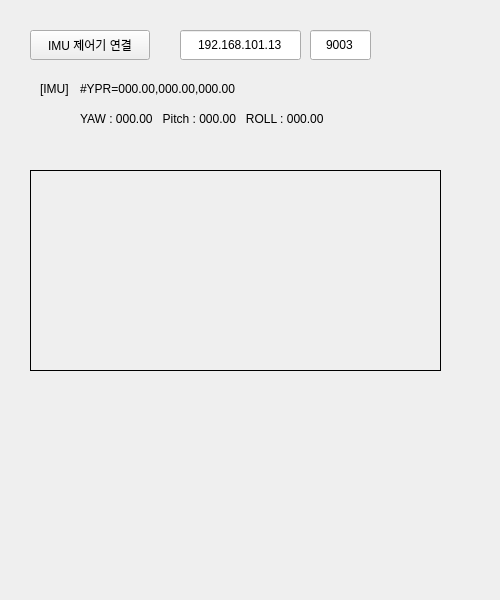
<?xml version="1.0" encoding="UTF-8"?>
<ui version="4.0">
 <class>Imu</class>
 <widget class="QWidget" name="Imu">
  <property name="geometry">
   <rect>
    <x>0</x>
    <y>0</y>
    <width>500</width>
    <height>600</height>
   </rect>
  </property>
  <property name="windowTitle">
   <string>Widget</string>
  </property>
  <widget class="QPushButton" name="conn">
   <property name="geometry">
    <rect>
     <x>30</x>
     <y>30</y>
     <width>120</width>
     <height>30</height>
    </rect>
   </property>
   <property name="text">
    <string>IMU 제어기 연결</string>
   </property>
  </widget>
  <widget class="QLineEdit" name="sensorip">
   <property name="geometry">
    <rect>
     <x>180</x>
     <y>30</y>
     <width>121</width>
     <height>30</height>
    </rect>
   </property>
   <property name="text">
    <string>192.168.101.13</string>
   </property>
   <property name="alignment">
    <set>Qt::AlignCenter</set>
   </property>
  </widget>
  <widget class="QLineEdit" name="sensorport">
   <property name="geometry">
    <rect>
     <x>310</x>
     <y>30</y>
     <width>61</width>
     <height>30</height>
    </rect>
   </property>
   <property name="text">
    <string>9003</string>
   </property>
   <property name="alignment">
    <set>Qt::AlignCenter</set>
   </property>
  </widget>
  <widget class="QLabel" name="label">
   <property name="geometry">
    <rect>
     <x>40</x>
     <y>80</y>
     <width>67</width>
     <height>17</height>
    </rect>
   </property>
   <property name="text">
    <string>[IMU]</string>
   </property>
  </widget>
  <widget class="QLabel" name="value">
   <property name="geometry">
    <rect>
     <x>80</x>
     <y>80</y>
     <width>380</width>
     <height>17</height>
    </rect>
   </property>
   <property name="text">
    <string>#YPR=000.00,000.00,000.00</string>
   </property>
  </widget>
  <widget class="QLabel" name="value2">
   <property name="geometry">
    <rect>
     <x>80</x>
     <y>110</y>
     <width>380</width>
     <height>17</height>
    </rect>
   </property>
   <property name="text">
    <string>YAW : 000.00   Pitch : 000.00   ROLL : 000.00</string>
   </property>
  </widget>
  <widget class="QLabel" name="sensor">
   <property name="geometry">
    <rect>
     <x>30</x>
     <y>170</y>
     <width>411</width>
     <height>201</height>
    </rect>
   </property>
   <property name="frameShape">
    <enum>QFrame::Box</enum>
   </property>
   <property name="text">
    <string/>
   </property>
  </widget>
 </widget>
 <resources/>
 <connections/>
</ui>
